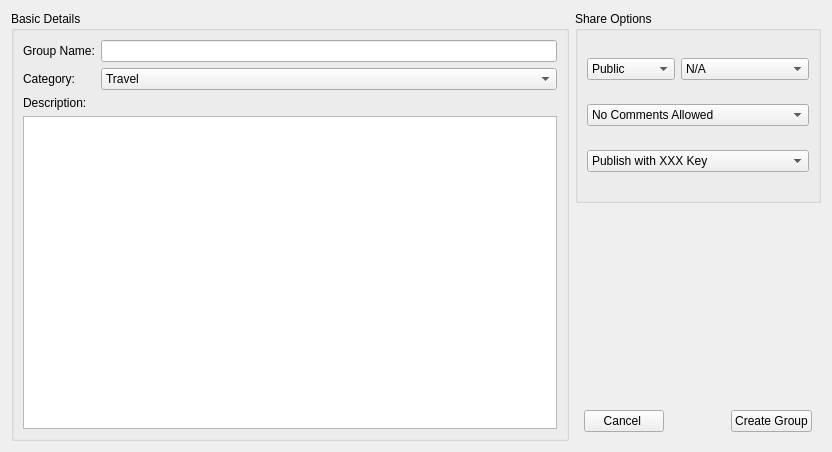
<?xml version="1.0" encoding="UTF-8"?>
<ui version="4.0">
 <class>WikiAddDialog</class>
 <widget class="QWidget" name="WikiAddDialog">
  <property name="geometry">
   <rect>
    <x>0</x>
    <y>0</y>
    <width>832</width>
    <height>452</height>
   </rect>
  </property>
  <property name="windowTitle">
   <string/>
  </property>
  <layout class="QGridLayout" name="gridLayout_3">
   <item row="0" column="0" rowspan="3">
    <widget class="QGroupBox" name="basicDetailGBox">
     <property name="sizePolicy">
      <sizepolicy hsizetype="MinimumExpanding" vsizetype="Preferred">
       <horstretch>10</horstretch>
       <verstretch>1</verstretch>
      </sizepolicy>
     </property>
     <property name="title">
      <string>Basic Details</string>
     </property>
     <layout class="QGridLayout" name="basicDetailGBoxGLayout">
      <item row="0" column="0">
       <widget class="QLabel" name="label_name">
        <property name="text">
         <string>Group Name:</string>
        </property>
       </widget>
      </item>
      <item row="0" column="1">
       <widget class="QLineEdit" name="lineEdit_Name">
        <property name="sizePolicy">
         <sizepolicy hsizetype="MinimumExpanding" vsizetype="Fixed">
          <horstretch>0</horstretch>
          <verstretch>0</verstretch>
         </sizepolicy>
        </property>
       </widget>
      </item>
      <item row="1" column="0">
       <widget class="QLabel" name="label_Category">
        <property name="text">
         <string>Category:</string>
        </property>
       </widget>
      </item>
      <item row="1" column="1">
       <widget class="QComboBox" name="comboBox_Category">
        <item>
         <property name="text">
          <string>Travel</string>
         </property>
        </item>
        <item>
         <property name="text">
          <string>Holiday</string>
         </property>
        </item>
        <item>
         <property name="text">
          <string>Friends</string>
         </property>
        </item>
        <item>
         <property name="text">
          <string>Family</string>
         </property>
        </item>
        <item>
         <property name="text">
          <string>Work</string>
         </property>
        </item>
        <item>
         <property name="text">
          <string>Random</string>
         </property>
        </item>
       </widget>
      </item>
      <item row="2" column="0">
       <widget class="QLabel" name="label_Description">
        <property name="text">
         <string>Description:</string>
        </property>
       </widget>
      </item>
      <item row="3" column="0" colspan="2">
       <widget class="QPlainTextEdit" name="plainTextEdit"/>
      </item>
     </layout>
    </widget>
   </item>
   <item row="0" column="1">
    <widget class="QGroupBox" name="groupBox_ShareOptions">
     <property name="sizePolicy">
      <sizepolicy hsizetype="Minimum" vsizetype="Preferred">
       <horstretch>1</horstretch>
       <verstretch>0</verstretch>
      </sizepolicy>
     </property>
     <property name="title">
      <string>Share Options</string>
     </property>
     <layout class="QGridLayout" name="gridLayout">
      <item row="0" column="0">
       <widget class="QComboBox" name="comboBox_3">
        <property name="sizePolicy">
         <sizepolicy hsizetype="Minimum" vsizetype="Fixed">
          <horstretch>0</horstretch>
          <verstretch>0</verstretch>
         </sizepolicy>
        </property>
        <item>
         <property name="text">
          <string>Public</string>
         </property>
        </item>
        <item>
         <property name="text">
          <string>All Friends</string>
         </property>
        </item>
        <item>
         <property name="text">
          <string>Restricted</string>
         </property>
        </item>
       </widget>
      </item>
      <item row="0" column="1">
       <widget class="QComboBox" name="comboBox_4">
        <property name="sizePolicy">
         <sizepolicy hsizetype="Minimum" vsizetype="Fixed">
          <horstretch>0</horstretch>
          <verstretch>0</verstretch>
         </sizepolicy>
        </property>
        <item>
         <property name="text">
          <string>N/A</string>
         </property>
        </item>
        <item>
         <property name="text">
          <string>University Friends</string>
         </property>
        </item>
        <item>
         <property name="text">
          <string>Family</string>
         </property>
        </item>
        <item>
         <property name="text">
          <string>This List Contains</string>
         </property>
        </item>
        <item>
         <property name="text">
          <string>All your Groups</string>
         </property>
        </item>
       </widget>
      </item>
      <item row="1" column="0" colspan="2">
       <widget class="QComboBox" name="comboBox_6">
        <property name="sizePolicy">
         <sizepolicy hsizetype="Minimum" vsizetype="Fixed">
          <horstretch>0</horstretch>
          <verstretch>0</verstretch>
         </sizepolicy>
        </property>
        <item>
         <property name="text">
          <string>No Comments Allowed</string>
         </property>
        </item>
        <item>
         <property name="text">
          <string>Authenticated Comments</string>
         </property>
        </item>
        <item>
         <property name="text">
          <string>Any Comments Allowed</string>
         </property>
        </item>
       </widget>
      </item>
      <item row="2" column="0" colspan="2">
       <widget class="QComboBox" name="comboBox">
        <property name="sizePolicy">
         <sizepolicy hsizetype="Minimum" vsizetype="Fixed">
          <horstretch>0</horstretch>
          <verstretch>0</verstretch>
         </sizepolicy>
        </property>
        <item>
         <property name="text">
          <string>Publish with XXX Key</string>
         </property>
        </item>
       </widget>
      </item>
     </layout>
    </widget>
   </item>
   <item row="1" column="1">
    <spacer name="buttonVSpacer">
     <property name="orientation">
      <enum>Qt::Vertical</enum>
     </property>
     <property name="sizeHint" stdset="0">
      <size>
       <width>20</width>
       <height>183</height>
      </size>
     </property>
    </spacer>
   </item>
   <item row="2" column="1">
    <widget class="QFrame" name="frame_Button">
     <property name="sizePolicy">
      <sizepolicy hsizetype="Preferred" vsizetype="Fixed">
       <horstretch>0</horstretch>
       <verstretch>0</verstretch>
      </sizepolicy>
     </property>
     <layout class="QHBoxLayout" name="frameHLayout">
      <item>
       <widget class="QPushButton" name="pushButton_Cancel">
        <property name="text">
         <string>Cancel </string>
        </property>
       </widget>
      </item>
      <item>
       <spacer name="buttonHSpacer">
        <property name="orientation">
         <enum>Qt::Horizontal</enum>
        </property>
        <property name="sizeHint" stdset="0">
         <size>
          <width>68</width>
          <height>17</height>
         </size>
        </property>
       </spacer>
      </item>
      <item>
       <widget class="QPushButton" name="pushButton_Create">
        <property name="text">
         <string>Create Group</string>
        </property>
       </widget>
      </item>
     </layout>
    </widget>
   </item>
  </layout>
 </widget>
 <resources/>
 <connections/>
</ui>
